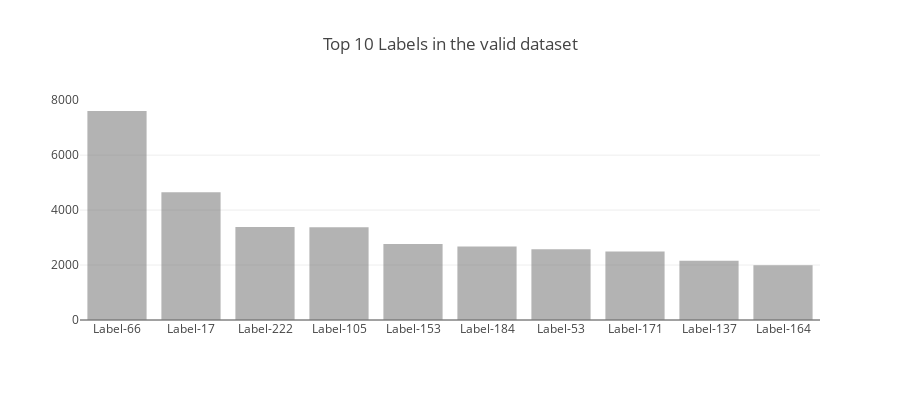

Notebook code for this chart:
### Markdown cell above
Label 66 is the most used label with almost 750K images tagged with this label in the training dataset

### Code cell
temps = valid_labels.most_common(10)
labels_vl = ["Label-"+str(x[0]) for x in temps]
values = [x[1] for x in temps]

trace1 = go.Bar(x=labels_vl, y=values, opacity=0.7, name="year count", marker=dict(color='rgba(120, 120, 120, 0.8)'))
layout = dict(height=400, title='Top 10 Labels in the valid dataset', legend=dict(orientation="h"));

fig = go.Figure(data=[trace1], layout=layout);
iplot(fig);

### Figure 1 — Plotly figure (JSON) as saved in the notebook; plotly's stock layout.template omitted (floating-point values rounded to 4 significant figures)
{"data": [{"marker": {"color": "rgba(120, 120, 120, 0.8)"}, "name": "year count", "opacity": 0.7, "type": "bar", "uid": "c85ec8a4-452b-4689-8139-f5c16003de4d", "x": ["Label-66", "Label-17", "Label-222", "Label-105", "Label-153", "Label-184", "Label-53", "Label-171", "Label-137", "Label-164"], "y": [7606, 4648, 3388, 3375, 2765, 2678, 2574, 2494, 2158, 1991]}], "layout": {"height": 400, "legend": {"orientation": "h"}, "title": {"text": "Top 10 Labels in the valid dataset"}}}
